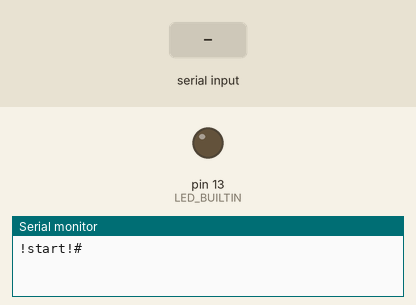
The sketch below on a simulated Arduino Uno, built with avr-gcc and run on an emulated ATmega328P. Shown: output pins drawn as LEDs (lit = HIGH), the last lines printed to the serial monitor. Dashed ring = blinking. Inputs (shaded band) come from the test bench.

Above: at 1.3 s.
1.4 s: "90,45\n" received over Serial
At 5.5 s:
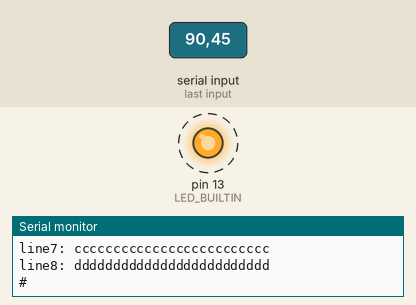
Timing chart, 0 to 12.1 s (numbered marks = the images above; inputs shaded):
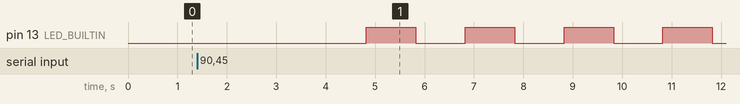

The sketch:

server.ino
```cpp
// (licence header left out)
#define SM_LEN          8    // start message length : "!start!#"
#define LED            13
#define SERIAL_BAUD  9600
int i1;
int i2;

// Server Wakeup
// =============
void setup() {

  // initialize digital pin LED_BUILTIN as an output.
  pinMode(LED_BUILTIN, OUTPUT);
  Serial.begin(SERIAL_BAUD);
  delay(100);

  // first action: send start message to the client
  // ----------------------------------------------
  // predefined start message, including the EOD character
  Serial.print("!start!#");
  Serial.flush();

  // second action: receive 2 integers from the client
  // -------------------------------------------------
  while (Serial.available() <= 0) {
    delay(500);
  }
  i1= Serial.parseInt();
  i2= Serial.parseInt();
  // check parameters
  if ((i1 == 111) && (i2 == 222)) {
    digitalWrite(LED_BUILTIN, HIGH);   // turn the LED on
    delay(5000);                       // wait for 5 seconds
    digitalWrite(LED_BUILTIN, LOW);    // turn the LED off
  }

  // third action: send result message back to the client
  // ----------------------------------------------------
  Serial.println("line1: aaaaaaaaaaaaaaaaaaaaaaaaa");
  Serial.println("line2: bbbbbbbbbbbbbbbbbbbbbbbbb");
  Serial.println("line3: ccccccccccccccccccccccccc");
  Serial.println("line4: ddddddddddddddddddddddddd");
  // delay to show that there will be no timeout on the client side;
  // the client really waits FOREVER for the EOD character
  delay(3000);
  Serial.println("line5: aaaaaaaaaaaaaaaaaaaaaaaaa");
  Serial.println("line6: bbbbbbbbbbbbbbbbbbbbbbbbb");
  Serial.println("line7: ccccccccccccccccccccccccc");
  Serial.println("line8: ddddddddddddddddddddddddd");
  // append EOD !
  Serial.print("#");
  Serial.flush();
}

// Server on Standby
// =================
void loop() {

  // blink forever
  // -------------
  digitalWrite(LED_BUILTIN, HIGH);   // turn the LED on
  delay(1000);                       // wait for a second
  digitalWrite(LED_BUILTIN, LOW);    // turn the LED off
  delay(1000);                       // wait for a second
}
```

Measured:
- after the input at 1.4 s, pin 13 (LED_BUILTIN): alternates HIGH for 1.0 s and LOW for 1.0 s, starting after 3.4 s
